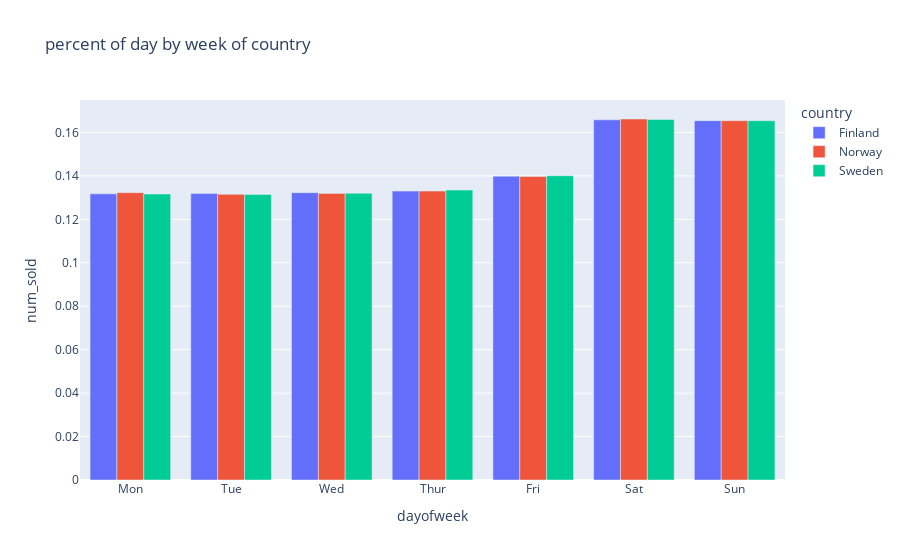

Notebook code for this chart:
### Code cell
a = px.bar(data_frame=country_dayofweek,x='dayofweek',y='num_sold',color='country',title='percent of day by week of country')
a.update_layout(barmode='group',
        xaxis = dict(
        tickmode = 'array',
        tickvals = [0,1,2,3,4,5,6],
        ticktext = ['Mon','Tue','Wed','Thur','Fri','Sat','Sun']
    )
               )
a.show()

### Figure 1 — Plotly figure (JSON) as saved in the notebook; plotly's stock layout.template omitted (floating-point values rounded to 4 significant figures)
{"data": [{"alignmentgroup": "True", "hovertemplate": "country=Finland<br>dayofweek=%{x}<br>num_sold=%{y}<extra></extra>", "legendgroup": "Finland", "marker": {"color": "#636efa", "pattern": {"shape": ""}}, "name": "Finland", "offsetgroup": "Finland", "orientation": "v", "showlegend": true, "textposition": "auto", "type": "bar", "x": [0, 1, 2, 3, 4, 5, 6], "xaxis": "x", "y": [0.1317, 0.1319, 0.1323, 0.133, 0.1399, 0.1658, 0.1654], "yaxis": "y"}, {"alignmentgroup": "True", "hovertemplate": "country=Norway<br>dayofweek=%{x}<br>num_sold=%{y}<extra></extra>", "legendgroup": "Norway", "marker": {"color": "#EF553B", "pattern": {"shape": ""}}, "name": "Norway", "offsetgroup": "Norway", "orientation": "v", "showlegend": true, "textposition": "auto", "type": "bar", "x": [0, 1, 2, 3, 4, 5, 6], "xaxis": "x", "y": [0.1323, 0.1315, 0.1319, 0.133, 0.1397, 0.1662, 0.1654], "yaxis": "y"}, {"alignmentgroup": "True", "hovertemplate": "country=Sweden<br>dayofweek=%{x}<br>num_sold=%{y}<extra></extra>", "legendgroup": "Sweden", "marker": {"color": "#00cc96", "pattern": {"shape": ""}}, "name": "Sweden", "offsetgroup": "Sweden", "orientation": "v", "showlegend": true, "textposition": "auto", "type": "bar", "x": [0, 1, 2, 3, 4, 5, 6], "xaxis": "x", "y": [0.1317, 0.1315, 0.132, 0.1335, 0.14, 0.1659, 0.1654], "yaxis": "y"}], "layout": {"barmode": "group", "legend": {"title": {"text": "country"}, "tracegroupgap": 0}, "title": {"text": "percent of day by week of country"}, "xaxis": {"anchor": "y", "domain": [0.0, 1.0], "tickmode": "array", "ticktext": ["Mon", "Tue", "Wed", "Thur", "Fri", "Sat", "Sun"], "tickvals": [0, 1, 2, 3, 4, 5, 6], "title": {"text": "dayofweek"}}, "yaxis": {"anchor": "x", "domain": [0.0, 1.0], "title": {"text": "num_sold"}}}}
